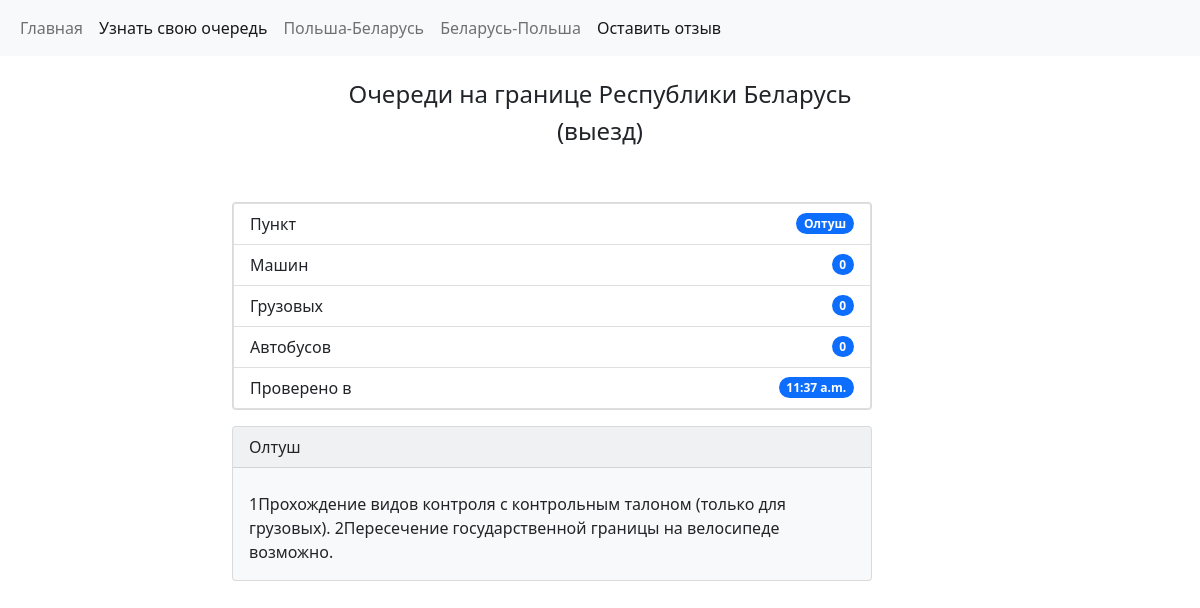
The app's page /oltush with its own data.
### website/models.py (models this page shows, shortened)
class Borders(models.Model):
    location = models.CharField(max_length=100)
    cars = models.CharField(max_length=100)
    buses = models.CharField(max_length=100)
    lorries = models.CharField(max_length=100)
    text = models.TextField(max_length=1600)
    time = models.TimeField(auto_now=True)
    created = models.DateTimeField(auto_now=True)

### website/views.py (the view)
# urls.py: path('oltush', views.oltush, name='oltush'),
def oltush(request):
    obj = Borders.objects.get(location='Олтуш')
    return render(request, 'oltush.html', {'obj': obj})

### website/templates/oltush.html (shortened to what this page needs)
{% extends 'base.html' %}
{% block content %}
  <div class="container">
    <div class="row">
      <div class="col-sm-2">
      </div>
      <div class="col-sm-8">
            <div class="card text-dark bg-light mb-3" style="max-width: 40rem; width: 400">
                <ul class="list-group">
                  <li class="list-group-item d-flex justify-content-between align-items-center">
                    Пункт
                    <span class="badge bg-primary rounded-pill">{{ obj.location }}</span>
                  </li>
                  <li class="list-group-item d-flex justify-content-between align-items-center">
                    Машин
                    <span class="badge bg-primary rounded-pill">{{ obj.cars }}</span>
                  </li>
                  <li class="list-group-item d-flex justify-content-between align-items-center">
                    Грузовых
                    <span class="badge bg-primary rounded-pill">{{ obj.lorries }}</span>
                  </li>
                  <li class="list-group-item d-flex justify-content-between align-items-center">
                    Автобусов
                    <span class="badge bg-primary rounded-pill">{{ obj.buses }}</span>
                  </li>
                  <li class="list-group-item d-flex justify-content-between align-items-center">
                    Проверено в
                    <span class="badge bg-primary rounded-pill">{{ obj.time }}</span>
                  </li>
                </ul>
            </div>
            <div class="card text-dark bg-light mb-3" style="max-width: 40rem;">
              <div class="card-header">{{ obj.location }}</div>
              <div class="card-body">
                <p class="card-text">{{ obj.text }}</p>
              </div>
            </div>
      </div>
      <div class="col-sm-2">
      </div>
    </div>
  </div>
{% endblock %}

### records on screen
Borders: location "Олтуш", cars "0", lorries "0", buses "0", time "11:37 a.m.", text "1Прохождение видов контроля с контрольным талоном (только для грузовых). 2Пересечение государственной границы на велосипеде возможно."
